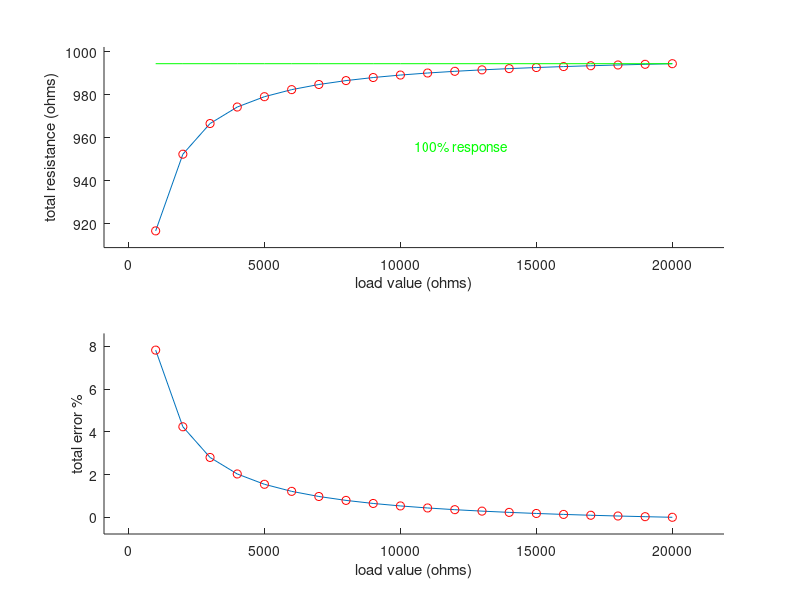

This chart was generated by the following MATLAB code:
% Neal O'Hara 9/3/13
% Prob 5
%
% When a 1k potentiometer has a load of 10k  
% and is at one-third of its maximum 
% displacement as shown in the figure,
% (a) What is the corresponding non-linearity
% error, as a percentage of full range?   
% (b) Write a MatLab m-file to calculate and 
% plot errors when the load resistance ranges
% from 1K to 20K at steps of 1K. Explain
% the behavior of non-linearity error.

clear
close

res_value = 1000:1000:20000;
pot = ones([1,length(res_value)]);
pot_a = 2000/3 * pot;
pot_b = 1000/3 * pot;

final_value = pot_a + (pot_b.*res_value)./(pot_b+res_value);


%%Plots with dots and 90% line
% Enter x and y axis values here
run = res_value;
rise = final_value;
drun = abs(max(run) - min(run));
drise = abs(max(rise)-min(rise));
dims = [min(run)-drun*.1 max(run)+drun*.1 min(rise)-drise*.1 max(rise)+drise*.1];


subplot(2,1,1);
hold on
t = plot(run, rise);
p = plot(run, rise,'or');


axis(dims );
xlabel('load value (ohms)');
ylabel('total resistance (ohms)');

%legend('line graph', 'points', 'best fit','Location','NorthWest');
%title(strcat('best fit : y= ', temp));

%Get the percent mark of an array's range
percent = 100;
m = (max(rise) - min(rise))* percent/100 + min(rise);

y = ones([1,length(run)])*m;
plot(run,y,'g');

px = drun*.5 + min(run);
py = drise*.5 + min(rise);
rtext = strcat(num2str(percent),'% response ', ' ');
text(px,py,rtext,'Color','g');
hold off


subplot(2,1,2);
hold on
error = 100*(y-final_value)/(max(y)-0);
rise = error;
drise = abs(max(rise)-min(rise));

dims = [min(run)-drun*.1 max(run)+drun*.1 min(rise)-drise*.1 max(rise)+drise*.1];

e = plot(run, rise);
f = plot(run, rise,'or');


axis(dims );
xlabel('load value (ohms)');
ylabel('total error %');
